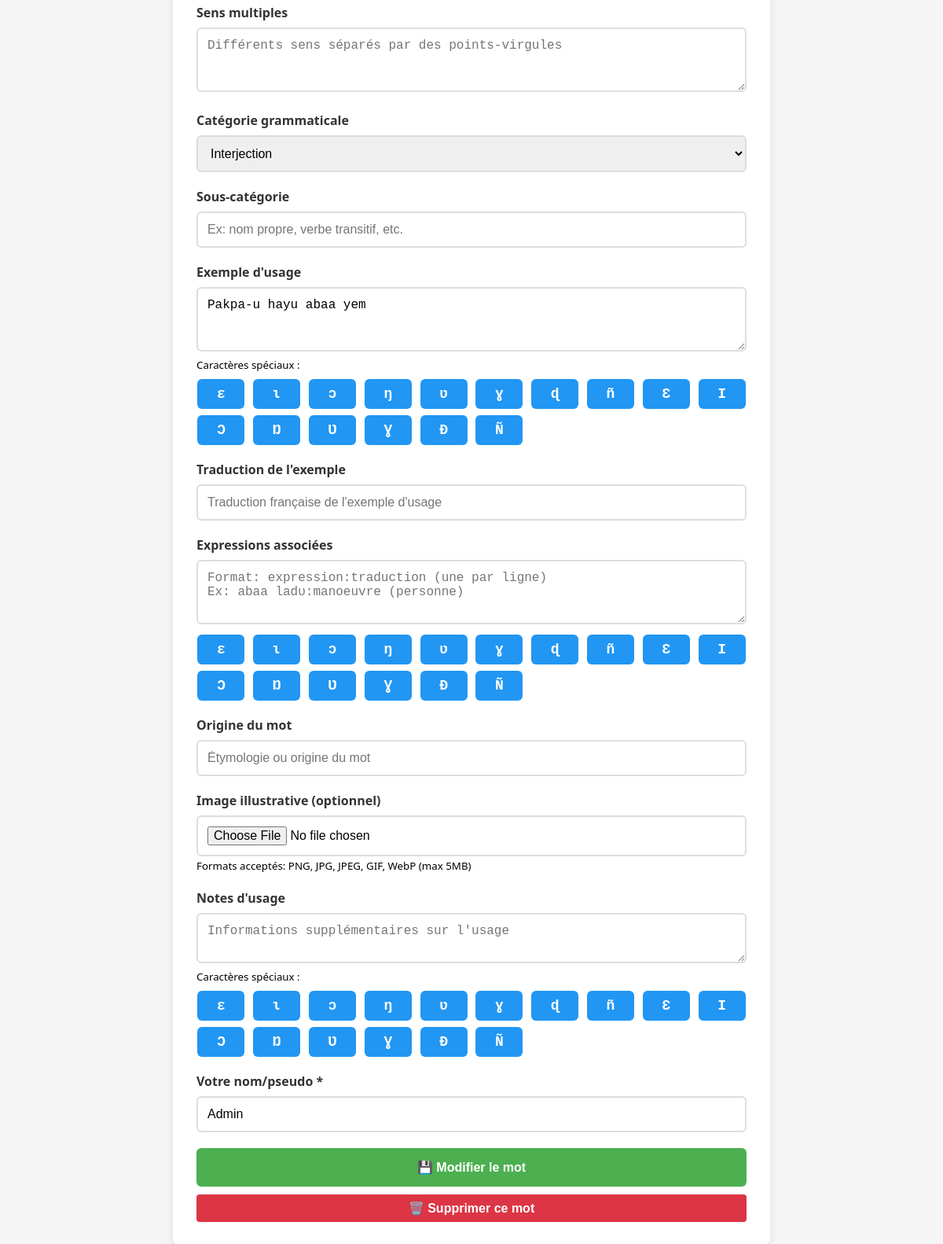
Before: /editer/2 (lower part) with the older database file.
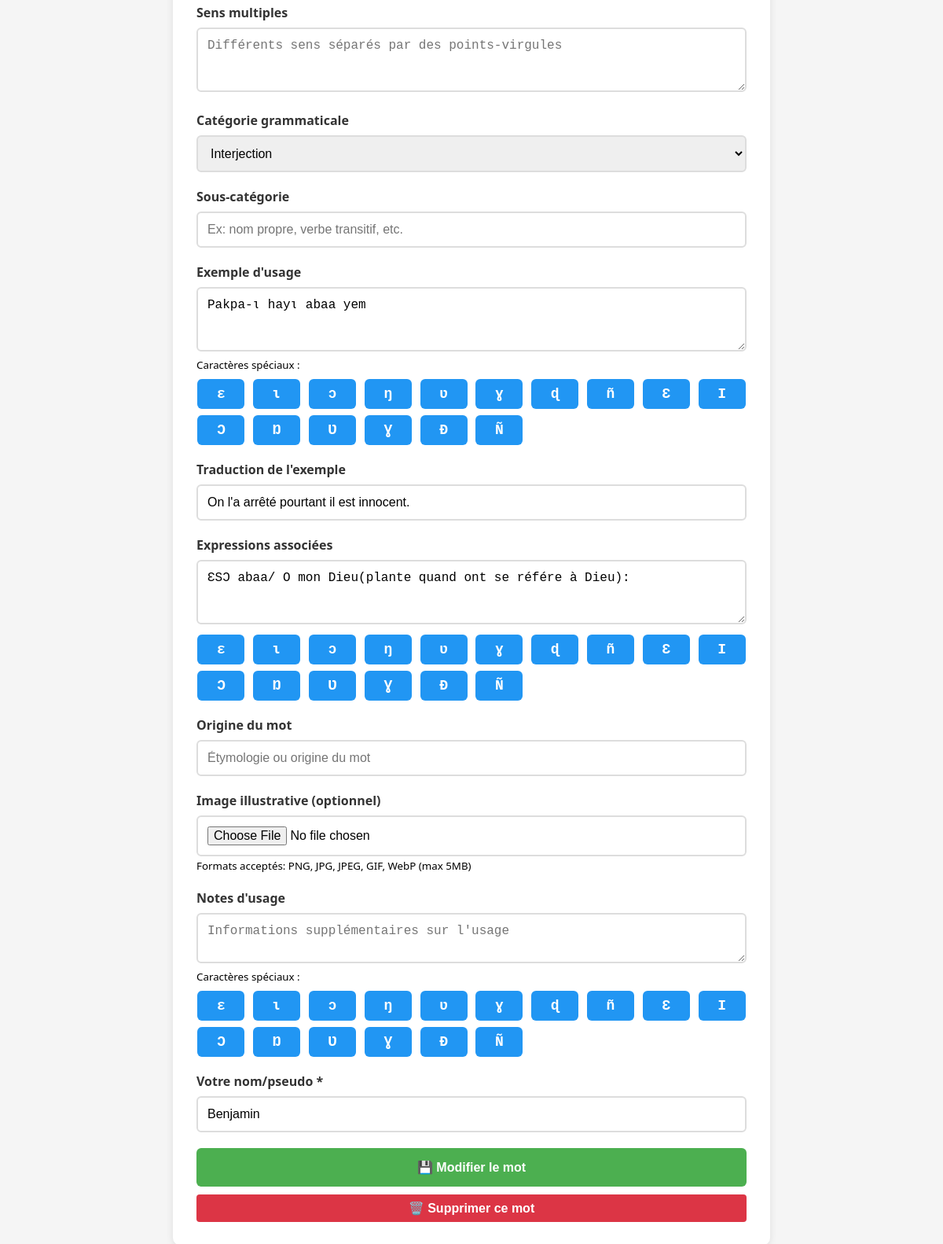
After: the same page with the newer database file.
### database.py (models this page shows)
class MotKabye(Base):
    __tablename__ = 'mots_kabye'
    id = Column(Integer, primary_key=True)
    mot_kabye = Column(String(255), nullable=False)
    variantes_orthographiques = Column(Text)
    api = Column(String(100))
    traduction_francaise = Column(String(500), nullable=False)
    sens_multiple = Column(Text)
    synonymes = Column(Text)
    categorie_grammaticale = Column(String(100))
    sous_categorie = Column(String(100))
    origine_mot = Column(Text)
    exemple_usage = Column(Text)
    traduction_exemple = Column(Text)
    expressions_associees = Column(Text)
    notes_usage = Column(Text)
    image_url = Column(Text)
    verifie_par = Column(String(100))
    date_ajout = Column(DateTime, default=datetime.now)
    date_modification = Column(DateTime, default=datetime.now, onupdate=datetime.now)
    statut_validation = Column(String(50), default='en_attente')  # en_attente, valide, a_reviser, rejete
    notes_validation = Column(Text)
    date_validation = Column(DateTime)
    __table_args__ = (
        Index('idx_statut_validation', 'statut_validation'),
        Index('idx_verifie_par', 'verifie_par'),
    )

### app.py (the view)
@app.route('/editer/<int:mot_id>')
def editer_mot(mot_id):
    session = get_session()
    try:
        mot = session.query(MotKabye).filter(MotKabye.id == mot_id).first()
        if not mot:
            return "Mot non trouvé", 404
        print(f"DEBUG - sens_multiple raw: {mot.sens_multiple}")
        print(f"DEBUG - sens_multiple type: {type(mot.sens_multiple)}")
        print(f"DEBUG - json_to_list result: {json_to_list(mot.sens_multiple)}")
        mot_dict = {
            'id': mot.id,
            'mot_kabye': mot.mot_kabye,
            'variantes_orthographiques': ', '.join(json_to_list(mot.variantes_orthographiques)) if mot.variantes_orthographiques else '',
            'api': mot.api or '',
            'traduction_francaise': mot.traduction_francaise or '',
            'sens_multiple': '; '.join(json_to_list(mot.sens_multiple)) if mot.sens_multiple else '',
            'synonymes': ', '.join(json_to_list(mot.synonymes)) if mot.synonymes else '',
            'categorie_grammaticale': mot.categorie_grammaticale or '',
            'sous_categorie': mot.sous_categorie or '',
            'origine_mot': mot.origine_mot or '',
            'exemple_usage': mot.exemple_usage or '',
            'traduction_exemple': mot.traduction_exemple or '',
            'expressions_associees': json_to_list(mot.expressions_associees),
            'notes_usage': mot.notes_usage or '',
            'image_url': mot.image_url or '',
            'verifie_par': mot.verifie_par or '',
            'date_ajout': mot.date_ajout.strftime("%Y-%m-%d %H:%M:%S") if mot.date_ajout else '',
            'date_modification': mot.date_modification.strftime("%Y-%m-%d %H:%M:%S") if mot.date_modification else ''
        }
        return render_template('formulaire.html', mot=mot_dict, edition=True)
    finally:
        session.close()

### database.py (called while the page is built)
def get_database_url():
    if 'DATABASE_URL' in os.environ:
        return os.environ['DATABASE_URL']
    return 'sqlite:///dictionnaire.db'

def init_db():
    engine = create_engine(get_database_url())
    Base.metadata.create_all(engine)
    return engine

def get_session():
    engine = init_db()
    Session = sessionmaker(bind=engine)
    return Session()

### utils/helpers.py (called while the page is built)
def json_to_list(data):
    if not data:
        return []
    try:
        if isinstance(data, list):
            return data
        return json.loads(data)
    except json.JSONDecodeError:
        if isinstance(data, str):
            if ';' in data:
                return [item.strip() for item in data.split(';') if item.strip()]
            return [data.strip()] if data.strip() else []
        return []

### templates/formulaire.html (shortened to what the changed rows need)
<!DOCTYPE html>
<html lang="fr">
<head>
</head>
<body>
    <div class="container">
        <form id="formMot">
            <form id="formMot" enctype="multipart/form-data">
            <div class="form-group">
                <label for="categorie_grammaticale">Catégorie grammaticale</label>
                <select id="categorie_grammaticale" name="categorie_grammaticale">
                    <option value="interjection" {% if mot and mot.categorie_grammaticale == 'interjection' %}selected{% endif %}>Interjection</option>
                </select>
            </div>
            <div class="form-group">
                <label for="exemple_usage">Exemple d'usage</label>
                <textarea id="exemple_usage" name="exemple_usage" rows="3"
                         placeholder="Phrase complète en Kabiyè avec contexte">{{ mot.exemple_usage if mot else '' }}</textarea>
                <small>Caractères spéciaux :</small>
                <div class="caracteres-speciaux" data-target="exemple_usage">
                    <button type="button" class="btn-special">ɛ</button>
                    <button type="button" class="btn-special">ɩ</button>
                    <button type="button" class="btn-special">ɔ</button>
                    <button type="button" class="btn-special">ŋ</button>
                    <button type="button" class="btn-special">ʋ</button>
                    <button type="button" class="btn-special">ɣ</button>
                    <button type="button" class="btn-special">ɖ</button>
                    <button type="button" class="btn-special">ñ</button>
                    <button type="button" class="btn-special">Ɛ</button>
                    <button type="button" class="btn-special">Ɩ</button>
                    <button type="button" class="btn-special">Ɔ</button>
                    <button type="button" class="btn-special">Ŋ</button>
                    <button type="button" class="btn-special">Ʋ</button>
                    <button type="button" class="btn-special">Ɣ</button>
                    <button type="button" class="btn-special">Ɖ</button>
                    <button type="button" class="btn-special">Ñ</button>
                </div>
            </div>
            <div class="form-group">
                <label for="traduction_exemple">Traduction de l'exemple</label>
                <input type="text" id="traduction_exemple" name="traduction_exemple"
                       value="{{ mot.traduction_exemple if mot else '' }}"
                       placeholder="Traduction française de l'exemple d'usage">
            </div>
            <div class="form-group">
                <label for="expressions_associees">Expressions associées</label>
                <textarea id="expressions_associees" name="expressions_associees" rows="3"
                    placeholder="Format: expression:traduction (une par ligne)&#10;Ex: abaa ladʋ:manoeuvre (personne)">{% if mot and mot.expressions_associees %}{% for expr in mot.expressions_associees %}{{ expr.expression }}:{{ expr.traduction }}{% if not loop.last %}&#10;{% endif %}{% endfor %}{% endif %}</textarea>
                <div class="caracteres-speciaux" data-target="expressions_associees">
                    <button type="button" class="btn-special">ɛ</button>
                    <button type="button" class="btn-special">ɩ</button>
                    <button type="button" class="btn-special">ɔ</button>
                    <button type="button" class="btn-special">ŋ</button>
                    <button type="button" class="btn-special">ʋ</button>
                    <button type="button" class="btn-special">ɣ</button>
                    <button type="button" class="btn-special">ɖ</button>
                    <button type="button" class="btn-special">ñ</button>
                    <button type="button" class="btn-special">Ɛ</button>
                    <button type="button" class="btn-special">Ɩ</button>
                    <button type="button" class="btn-special">Ɔ</button>
                    <button type="button" class="btn-special">Ŋ</button>
                    <button type="button" class="btn-special">Ʋ</button>
                    <button type="button" class="btn-special">Ɣ</button>
                    <button type="button" class="btn-special">Ɖ</button>
                    <button type="button" class="btn-special">Ñ</button>
                </div>
            </div>
            <div class="form-group">
                <label for="verifie_par">Votre nom/pseudo *</label>
                <input type="text" id="verifie_par" name="verifie_par" required
                       value="{{ mot.verifie_par if mot else '' }}"
                       placeholder="Votre nom pour crédit">
            </div>
        </form>
    </div>
</body>
</html>

Changed rows visible on the page:
changed MotKabye "Interjection": exemple_usage "Pakpa-u hayu abaa yem" → "Pakpa-ɩ hayɩ abaa yem"; traduction_exemple (not shown) → "On l'a arrêté pourtant il est innocent."; verifie_par "Admin" → "Benjamin"
Other visible differences:
form field expressions_associees: (not shown) → "ƐSƆ abaa/ O mon Dieu(plante quand ont se référe à Dieu):"
